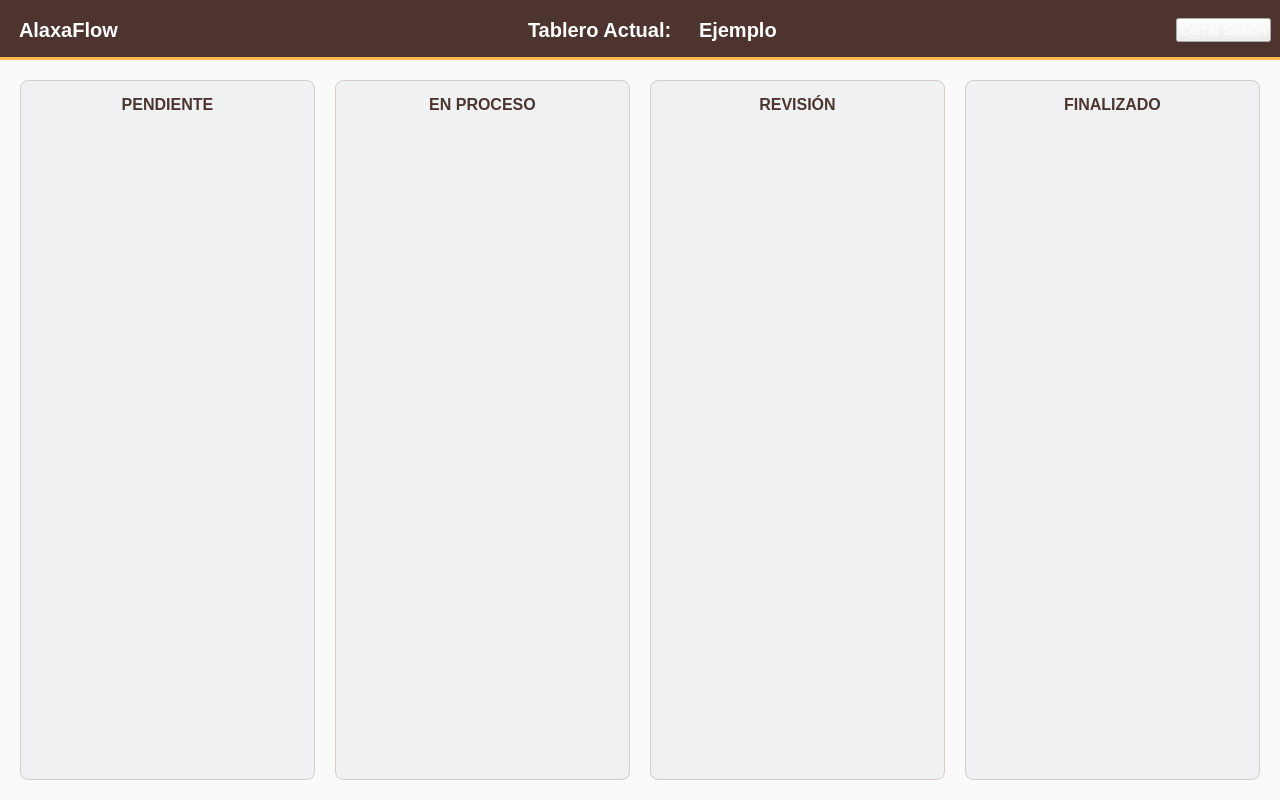
<?xml version="1.0" encoding="UTF-8"?>
<ui version="4.0">
 <class>MainWindow</class>
 <widget class="QMainWindow" name="MainWindow">
  <property name="geometry">
   <rect>
    <x>0</x>
    <y>0</y>
    <width>1280</width>
    <height>800</height>
   </rect>
  </property>
  <property name="windowTitle">
   <string>AlaxaFlow Desktop</string>
  </property>
  <property name="styleSheet">
   <string notr="true">/* --- ESTILO GLOBAL CLEAN ALAXA --- */
QMainWindow {
    background-color: #FAFAFA;
}
QWidget {
    font-family: 'Segoe UI', sans-serif;
    font-size: 14px;
    color: #3E2723;
}

/* --- HEADER --- */
QFrame#TopBar {
    background-color: #4E342E; 
    border-bottom: 3px solid #FFB74D;
}
QLabel#HeaderTitle {
    color: #FFFFFF;
    font-weight: bold;
    font-size: 20px;
}
QPushButton#LogoutBtn {
    background-color: transparent;
    color: #FFB74D;
    border: 1px solid #FFB74D;
    border-radius: 4px;
    padding: 5px 15px;
}
QPushButton#LogoutBtn:hover {
    background-color: #5D4037;
    color: #FFFFFF;
}

/* --- COLUMNAS --- */
QFrame#col_pendiente, QFrame#col_proceso, QFrame#col_revision, QFrame#col_finalizado {
    background-color: #EFF1F3;
    border-radius: 8px;
    border: 1px solid #D7CCC8;
}
QLabel {
    font-weight: bold;
    font-size: 16px;
    color: #4E342E;
    padding: 5px;
}

/* --- SCROLL AREA (Transparente) --- */
QScrollArea {
    border: none;
    background: transparent;
}
QWidget#scrollContents_pendiente, QWidget#scrollContents_proceso, 
QWidget#scrollContents_revision, QWidget#scrollContents_finalizado {
    background: transparent;
}</string>
  </property>
  <widget class="QWidget" name="centralwidget">
   <layout class="QVBoxLayout" name="verticalLayout">
    <property name="spacing">
     <number>0</number>
    </property>
    <property name="leftMargin">
     <number>0</number>
    </property>
    <property name="topMargin">
     <number>0</number>
    </property>
    <property name="rightMargin">
     <number>0</number>
    </property>
    <property name="bottomMargin">
     <number>0</number>
    </property>
    <item>
     <widget class="QFrame" name="TopBar">
      <property name="minimumSize">
       <size>
        <width>0</width>
        <height>60</height>
       </size>
      </property>
      <property name="maximumSize">
       <size>
        <width>16777215</width>
        <height>60</height>
       </size>
      </property>
      <property name="frameShape">
       <enum>QFrame::NoFrame</enum>
      </property>
      <property name="frameShadow">
       <enum>QFrame::Raised</enum>
      </property>
      <layout class="QHBoxLayout" name="horizontalLayout">
       <item>
        <widget class="QLabel" name="HeaderTitle">
         <property name="styleSheet">
          <string notr="true">color:white;
font-size:20px;</string>
         </property>
         <property name="text">
          <string>AlaxaFlow</string>
         </property>
        </widget>
       </item>
       <item>
        <spacer name="horizontalSpacer_2">
         <property name="orientation">
          <enum>Qt::Horizontal</enum>
         </property>
         <property name="sizeHint" stdset="0">
          <size>
           <width>40</width>
           <height>20</height>
          </size>
         </property>
        </spacer>
       </item>
       <item>
        <widget class="QLabel" name="label">
         <property name="font">
          <font>
           <family>Segoe UI</family>
           <pointsize>-1</pointsize>
           <weight>75</weight>
           <bold>true</bold>
          </font>
         </property>
         <property name="styleSheet">
          <string notr="true">color:white;
font-size:20px;</string>
         </property>
         <property name="text">
          <string>Tablero Actual:</string>
         </property>
        </widget>
       </item>
       <item>
        <widget class="QLabel" name="lblTableroActual">
         <property name="font">
          <font>
           <family>Segoe UI</family>
           <pointsize>-1</pointsize>
           <weight>75</weight>
           <bold>true</bold>
          </font>
         </property>
         <property name="styleSheet">
          <string notr="true">color:white;
font-size:20px;</string>
         </property>
         <property name="text">
          <string>Ejemplo</string>
         </property>
        </widget>
       </item>
       <item>
        <spacer name="horizontalSpacer">
         <property name="orientation">
          <enum>Qt::Horizontal</enum>
         </property>
         <property name="sizeHint" stdset="0">
          <size>
           <width>40</width>
           <height>20</height>
          </size>
         </property>
        </spacer>
       </item>
       <item>
        <widget class="QPushButton" name="btn_logout">
         <property name="cursor">
          <cursorShape>PointingHandCursor</cursorShape>
         </property>
         <property name="styleSheet">
          <string notr="true">color:white;</string>
         </property>
         <property name="text">
          <string>Cerrar Sesión</string>
         </property>
        </widget>
       </item>
      </layout>
     </widget>
    </item>
    <item>
     <widget class="QWidget" name="contentArea" native="true">
      <layout class="QHBoxLayout" name="horizontalLayout_2">
       <property name="spacing">
        <number>20</number>
       </property>
       <property name="leftMargin">
        <number>20</number>
       </property>
       <property name="topMargin">
        <number>20</number>
       </property>
       <property name="rightMargin">
        <number>20</number>
       </property>
       <property name="bottomMargin">
        <number>20</number>
       </property>
       <item>
        <widget class="QFrame" name="col_pendiente">
         <layout class="QVBoxLayout" name="verticalLayout_2">
          <item>
           <widget class="QLabel" name="label_1">
            <property name="font">
             <font>
              <family>Segoe UI</family>
              <pointsize>-1</pointsize>
              <weight>75</weight>
              <bold>true</bold>
             </font>
            </property>
            <property name="text">
             <string>PENDIENTE</string>
            </property>
            <property name="alignment">
             <set>Qt::AlignCenter</set>
            </property>
           </widget>
          </item>
          <item>
           <widget class="QScrollArea" name="scrollArea_1">
            <property name="widgetResizable">
             <bool>true</bool>
            </property>
            <widget class="QWidget" name="scrollContents_pendiente">
             <property name="geometry">
              <rect>
               <x>0</x>
               <y>0</y>
               <width>271</width>
               <height>638</height>
              </rect>
             </property>
             <layout class="QVBoxLayout" name="layout_pendiente">
              <property name="spacing">
               <number>10</number>
              </property>
              <property name="topMargin">
               <number>0</number>
              </property>
             </layout>
            </widget>
           </widget>
          </item>
         </layout>
        </widget>
       </item>
       <item>
        <widget class="QFrame" name="col_proceso">
         <layout class="QVBoxLayout" name="verticalLayout_3">
          <item>
           <widget class="QLabel" name="label_2">
            <property name="styleSheet">
             <string notr="true"/>
            </property>
            <property name="text">
             <string>EN PROCESO</string>
            </property>
            <property name="alignment">
             <set>Qt::AlignCenter</set>
            </property>
           </widget>
          </item>
          <item>
           <widget class="QScrollArea" name="scrollArea_2">
            <property name="widgetResizable">
             <bool>true</bool>
            </property>
            <widget class="QWidget" name="scrollContents_proceso">
             <property name="geometry">
              <rect>
               <x>0</x>
               <y>0</y>
               <width>271</width>
               <height>638</height>
              </rect>
             </property>
             <layout class="QVBoxLayout" name="layout_proceso">
              <property name="spacing">
               <number>10</number>
              </property>
              <property name="topMargin">
               <number>0</number>
              </property>
             </layout>
            </widget>
           </widget>
          </item>
         </layout>
        </widget>
       </item>
       <item>
        <widget class="QFrame" name="col_revision">
         <layout class="QVBoxLayout" name="verticalLayout_4">
          <item>
           <widget class="QLabel" name="label_3">
            <property name="text">
             <string>REVISIÓN</string>
            </property>
            <property name="alignment">
             <set>Qt::AlignCenter</set>
            </property>
           </widget>
          </item>
          <item>
           <widget class="QScrollArea" name="scrollArea_3">
            <property name="widgetResizable">
             <bool>true</bool>
            </property>
            <widget class="QWidget" name="scrollContents_revision">
             <property name="geometry">
              <rect>
               <x>0</x>
               <y>0</y>
               <width>271</width>
               <height>638</height>
              </rect>
             </property>
             <layout class="QVBoxLayout" name="layout_revision">
              <property name="spacing">
               <number>10</number>
              </property>
              <property name="topMargin">
               <number>0</number>
              </property>
             </layout>
            </widget>
           </widget>
          </item>
         </layout>
        </widget>
       </item>
       <item>
        <widget class="QFrame" name="col_finalizado">
         <layout class="QVBoxLayout" name="verticalLayout_5">
          <item>
           <widget class="QLabel" name="label_4">
            <property name="text">
             <string>FINALIZADO</string>
            </property>
            <property name="alignment">
             <set>Qt::AlignCenter</set>
            </property>
           </widget>
          </item>
          <item>
           <widget class="QScrollArea" name="scrollArea_4">
            <property name="widgetResizable">
             <bool>true</bool>
            </property>
            <widget class="QWidget" name="scrollContents_finalizado">
             <property name="geometry">
              <rect>
               <x>0</x>
               <y>0</y>
               <width>271</width>
               <height>638</height>
              </rect>
             </property>
             <layout class="QVBoxLayout" name="layout_finalizado">
              <property name="spacing">
               <number>10</number>
              </property>
              <property name="topMargin">
               <number>0</number>
              </property>
             </layout>
            </widget>
           </widget>
          </item>
         </layout>
        </widget>
       </item>
      </layout>
     </widget>
    </item>
   </layout>
  </widget>
 </widget>
 <resources/>
 <connections/>
</ui>
